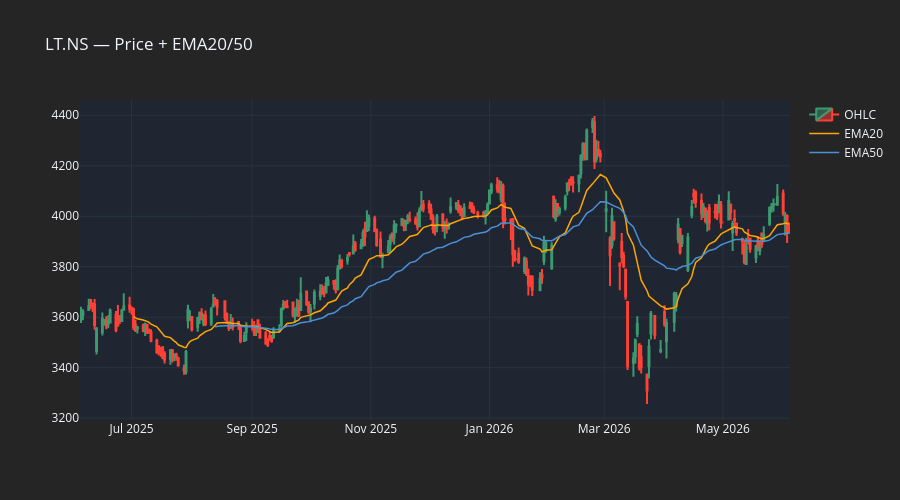

Write notebook code for a chart like this one.
### Code cell
# ── 10c. Price: Candlestick + EMA20 / EMA50 ────────────────────────────────
ema20 = EMAIndicator(close=df["Close"], window=20).ema_indicator()
ema50 = EMAIndicator(close=df["Close"], window=50).ema_indicator()

fig = make_subplots(rows=1, cols=1)
fig.add_trace(go.Candlestick(
    x=df.index, open=df["Open"], high=df["High"],
    low=df["Low"], close=df["Close"], name="OHLC",
))
fig.add_trace(go.Scatter(x=df.index, y=ema20, name="EMA20", line=dict(color="orange", width=1.5)))
fig.add_trace(go.Scatter(x=df.index, y=ema50, name="EMA50", line=dict(color="#4A90D9", width=1.5)))
fig.update_layout(
    title=f"{ticker} — Price + EMA20/50",
    xaxis_rangeslider_visible=False,
    height=500,
)
fig.show()

### Figure 1 — Plotly figure (JSON) as saved in the notebook; plotly's stock layout.template omitted (floating-point values rounded to 4 significant figures; data arrays with more than 128 entries replaced by an {"elided": "..."} marker saying what was removed)
{"data": [{"close": {"elided": "249 float values"}, "high": {"elided": "249 float values"}, "low": {"elided": "249 float values"}, "name": "OHLC", "open": {"elided": "249 float values"}, "type": "candlestick", "x": {"elided": "249 str values"}}, {"line": {"color": "orange", "width": 1.5}, "name": "EMA20", "type": "scatter", "x": {"elided": "249 str values"}, "y": {"elided": "249 float values"}}, {"line": {"color": "#4A90D9", "width": 1.5}, "name": "EMA50", "type": "scatter", "x": {"elided": "249 str values"}, "y": {"elided": "249 float values"}}], "layout": {"height": 500, "title": {"text": "LT.NS — Price + EMA20/50"}, "xaxis": {"anchor": "y", "domain": [0, 1], "rangeslider": {"visible": false}}, "yaxis": {"anchor": "x", "domain": [0, 1]}}}
